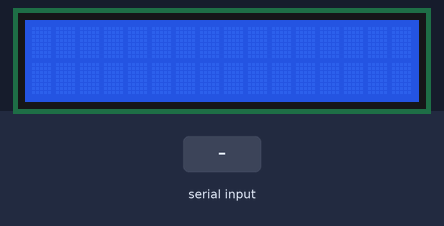
Recording of a program running on a simulated Raspberry Pi (BCM pin numbers). On the bench: 16×2 character LCD. The inputs (shaded band) are chosen by the test bench. Library files of the repository ran but are not shown: I2C_driver.py; what the program prints to the terminal is not drawn. At 3.5 s the program stops and its outputs stay as they are.

Above: at 1.4 s.
1.5 s: "1" typed at the terminal, then Enter
At 1.51 s:
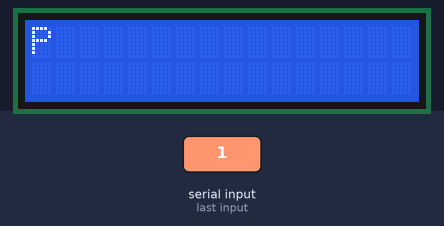
At 2.6 s:
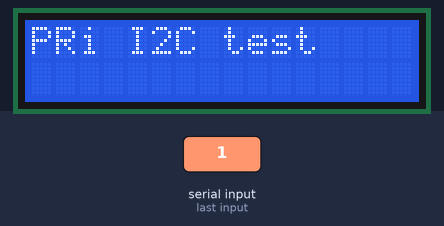
Timing chart, 0 to 4.5 s (numbered marks = the images above; inputs shaded):
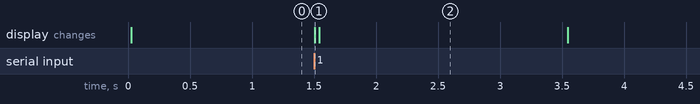

Measured:
- after the input at 1.5 s, the display: changes at once (image 1)
- what the display in image 2 shows lasts 2.0 s, from 1.5 s to 3.5 s

The program:

ADXL345.py
```python
# smbus library
import smbus

# time library
from time import*
import I2C_driver as LCD

bus = smbus.SMBus(1)

# IC address
address = 0x53

# x-axis, y-axis, z-axis adress
x_adr = 0x32
y_adr = 0x34
z_adr = 0x36

# ADXL345 init
def init_ADXL345():
    bus.write_byte_data(address, 0x2D, 0x08)

# data measure
def measure_acc(adr):
    acc0 = bus.read_byte_data(address, adr)

    acc1 = bus.read_byte_data(address, adr + 1)

    acc = (acc1 << 8) + acc0

    if acc > 0x1FF:
        acc = (65536 - acc) * -1

    acc = acc * 3.9 / 1000

    return acc


def main():
    print(bus)
    init_ADXL345()
    mylcd=LCD.lcd()

    a=input()
    if a=='1':
        mylcd.lcd_display_string("PRi I2C test",1)
        sleep(2)
        mylcd.lcd_clear()

    elif a=='2':
        x_acc = measure_acc(x_adr)
        y_acc = measure_acc(y_adr)
        z_acc = measure_acc(z_adr)

        print ('X = %2.2f' % x_acc, '[g], Y = %2.2f' % y_acc, '[g], Z = %2.2f' % z_acc, '[g]')

        sleep(1)

    else:
        print('error')


if __name__ == '__main__':
    main()
```
